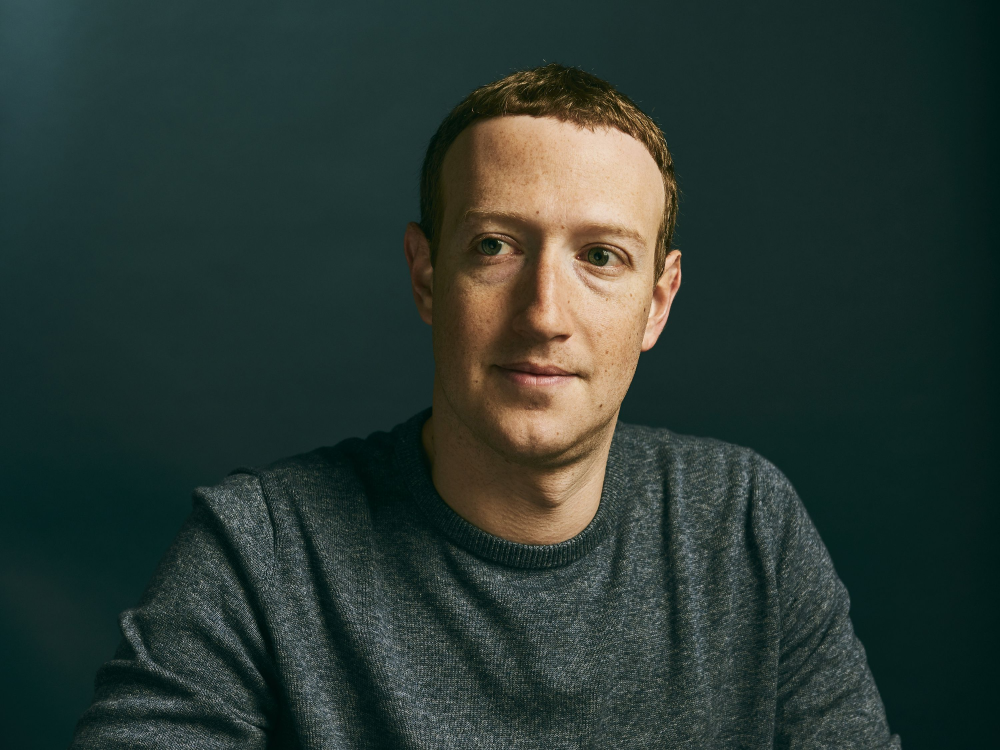
#> input picture Djital_Goruntu_Nedir/pp.jpg, 3000 x 2250 px (shown at 1/3 size)
$ python Canny.py
#> lines starting #> are read from the running program, lines starting #| are printed output that depends on the picture; after the words box and inside, x2 and y2 are one past the last pixel; in counts of white or black regions, pixels touching at a corner belong together
"""
Canny Kenar Tespit Algoritması, dijital görüntülerdeki
kenarları tespit etmek için geliştirilmiş bir görüntü işleme algoritmasıdır.
1986 yılında John F. Canny tarafından geliştirilmiştir
ve günümüzde en popüler kenar tespit yöntemlerinden biridir.
"""

import cv2

# 1. Görüntüyü oku
img = cv2.imread('../Djital_Goruntu_Nedir/pp.jpg')
#> img is the input picture: shape (2250, 3000, 3); mean B, G, R 50.8, 56.3, 42

# 2. Griye dönüştür
gray = cv2.cvtColor(img, cv2.COLOR_BGR2GRAY)
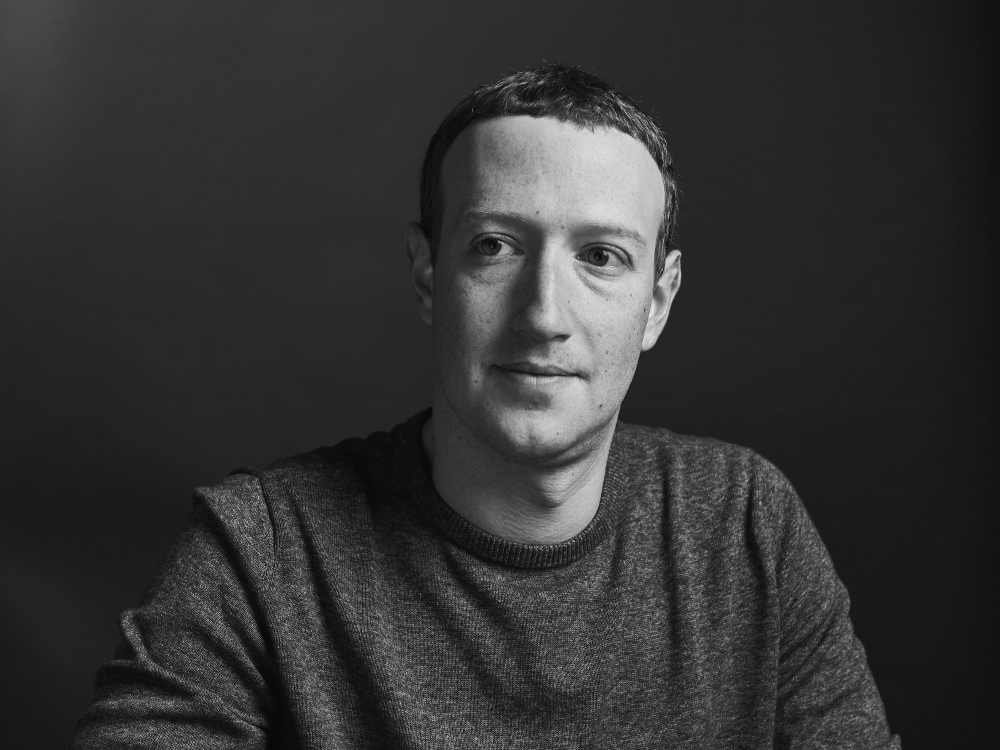
#> gray: shape (2250, 3000) (shown at 1/3 size); min 0, max 255, mean 51.4

# 3. Gaussian blur uygula
blur = cv2.GaussianBlur(gray, (5, 5), 1)

# 4. Canny algoritmasını uygula
# (düşük eşik, yüksek eşik)
edges = cv2.Canny(blur, 50, 150)
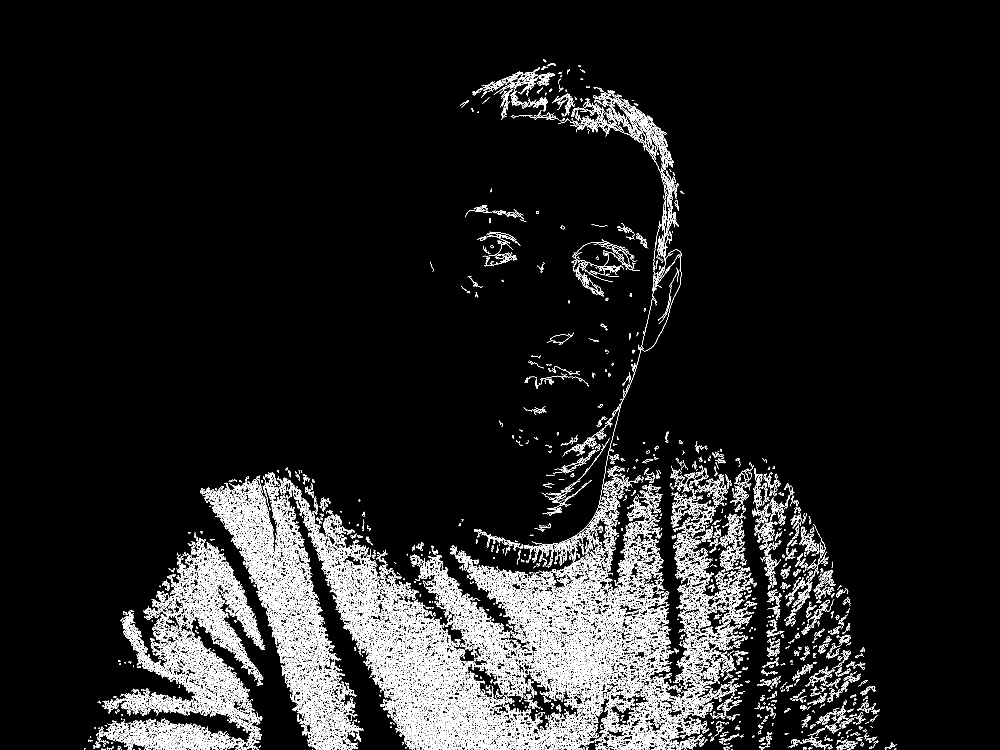
#> edges: shape (2250, 3000) (shown at 1/3 size); 5.9% white in thin lines or dots, all inside (x1, y1, x2, y2) = (252, 178, 2690, 2250)

# 5. Sonuçları göster
img=cv2.resize(img,(500,500))
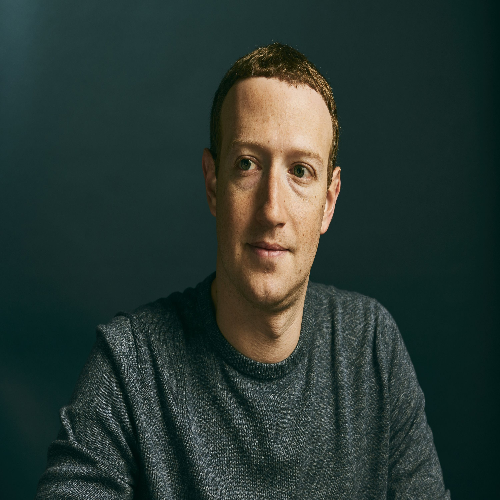
#> img: shape (500, 500, 3); mean B, G, R 50.7, 56.3, 41.9
edges=cv2.resize(edges,(500,500))
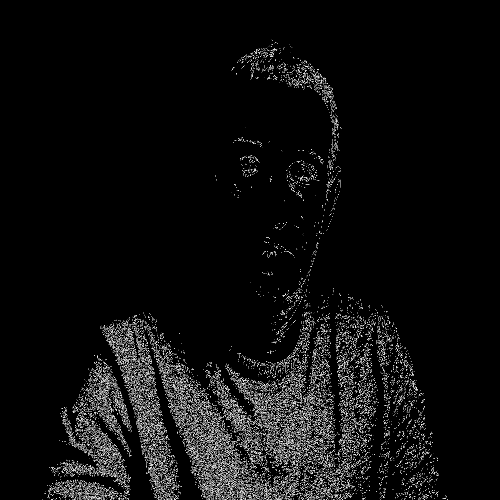
#> edges: shape (500, 500); min 0, max 255, mean 15.1

cv2.imshow("Orijinal", img)
cv2.imshow("Canny Kenarları", edges)
cv2.waitKey(0)
cv2.destroyAllWindows()
